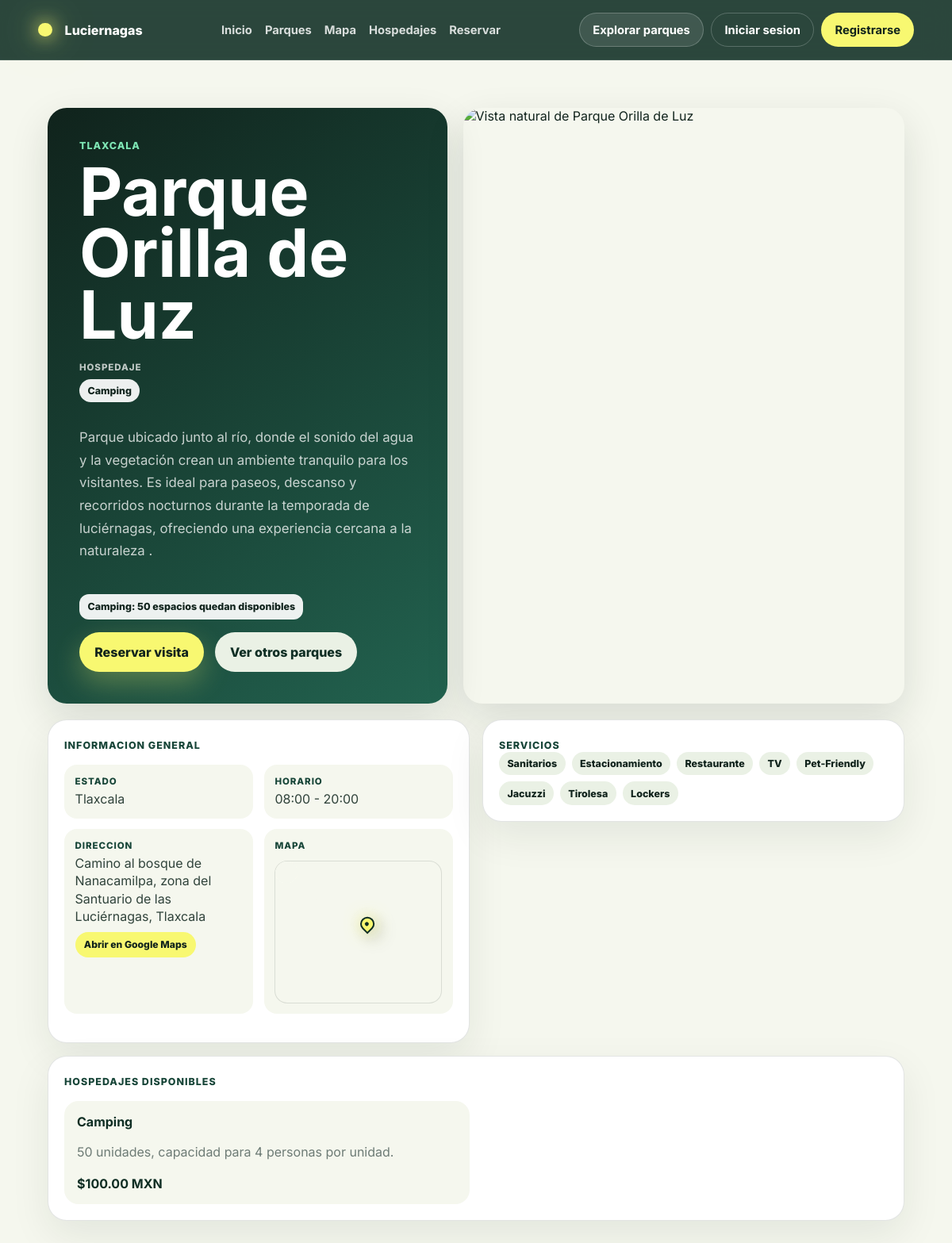
Before: /inicio/parques/1/ with the older database file.
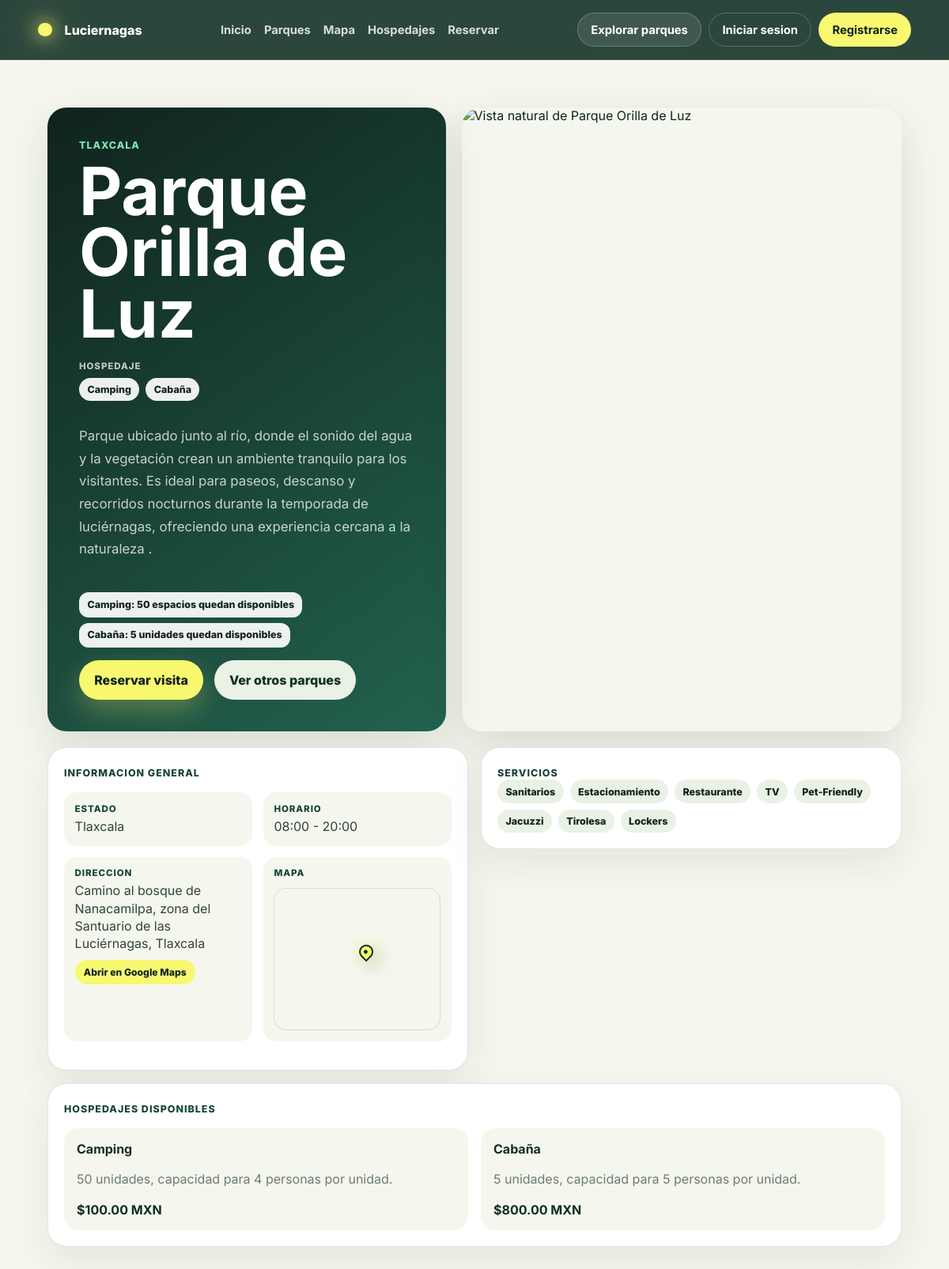
After: the same page with the newer database file.
### parques/models.py (models this page shows, shortened)
class Hospedaje(models.Model):
    class TipoHospedaje(models.TextChoices):
        CABANA = "CABANA", "Cabaña"
        CAMPING = "CAMPING", "Camping"
    parque = models.ForeignKey(
        Parque,
        on_delete=models.CASCADE,
        related_name="hospedajes"
    )
    tipo_hospedaje = models.CharField(
        max_length=20,
        choices=TipoHospedaje.choices
    )
    cantidad_unidades = models.PositiveIntegerField(
        validators=[MinValueValidator(1)]
    )
    capacidad_unidad = models.PositiveIntegerField(
        validators=[MinValueValidator(1)]
    )
    precio_por_unidad = models.DecimalField(
        max_digits=10,
        decimal_places=2
    )
    class Meta:
        constraints = [
            models.UniqueConstraint(
                fields=["parque", "tipo_hospedaje"],
                name="hospedaje_unico_por_parque_y_tipo"
            )
        ]

class Servicio(models.Model):
    nombre = models.CharField(max_length=100, unique=True)

### parques/views.py (the view)
# urls.py: path('<int:parque_id>/', views.detalle_parque, name='detalle_parque'),
def detalle_parque(request, parque_id):
    parque = get_object_or_404(
        Parque.objects.prefetch_related("servicios", "hospedajes"),
        id=parque_id,
    )
    return render(
        request,
        "detalle_parque.html",
        {
            "parque": parque,
            "imagen": obtener_imagen_parque(parque),
        },
    )

### parques/parque_cards.py (called while the page is built)
def obtener_imagen_parque(parque):
    parques_ids = Parque.objects.order_by("nombre").values_list("id", flat=True)
    for index, parque_id in enumerate(parques_ids):
        if parque_id == parque.id:
            return UNSPLASH_IMAGES[index % len(UNSPLASH_IMAGES)]
    return UNSPLASH_IMAGES[0]

### parques/templates/detalle_parque.html (shortened to what the changed rows need)
{% load static %}
<!doctype html>
<html lang="es">
<head>
    <link rel="stylesheet" href="https://unpkg.com/leaflet@1.9.4/dist/leaflet.css">
    <link rel="stylesheet" href="{% static 'css/prototipo_reservaciones.css' %}">
</head>
<body>
    <main class="park-detail-page">
        <section class="park-detail-hero">
            <div class="park-detail-copy">
                <h1>{{ parque.nombre }}</h1>
                {% if parque.hospedajes.all %}
                    <div class="park-tag-section park-title-tags">
                        <div class="service-list" aria-label="Hospedajes disponibles">
                            {% for hospedaje in parque.hospedajes.all %}
                                <span>{{ hospedaje.get_tipo_hospedaje_display }}</span>
                            {% endfor %}
                        </div>
                    </div>
                {% endif %}
                <div class="park-detail-reserve-block">
                    <div class="lodging-availability lodging-availability-hero" aria-label="Unidades disponibles de hospedaje">
                        {% for hospedaje in parque.hospedajes.all %}
                            <span>{{ hospedaje.get_tipo_hospedaje_display }}: {{ hospedaje.cantidad_unidades }} {% if hospedaje.tipo_hospedaje == "CAMPING" %}espacios{% else %}unidades{% endif %} quedan disponibles</span>
                        {% empty %}
                            <span>Sin hospedajes disponibles</span>
                        {% endfor %}
                    </div>
                </div>
            </div>
        </section>
        <section class="park-detail-grid">
            <article class="detail-panel">
                <div class="service-list detail-service-list" aria-label="Servicios disponibles">
                    {% for servicio in parque.servicios.all %}
                        <span>{{ servicio.nombre }}</span>
                    {% empty %}
                        <span>Sin servicios registrados</span>
                    {% endfor %}
                </div>
            </article>
            <article class="detail-panel detail-panel-wide">
                {% if parque.hospedajes.all %}
                    <div class="lodging-detail-list">
                        {% for hospedaje in parque.hospedajes.all %}
                            <div>
                                <strong>{{ hospedaje.get_tipo_hospedaje_display }}</strong>
                                <p>{{ hospedaje.cantidad_unidades }} unidades, capacidad para {{ hospedaje.capacidad_unidad }} personas por unidad.</p>
                                <b>${{ hospedaje.precio_por_unidad|floatformat:2 }} MXN</b>
                            </div>
                        {% endfor %}
                    </div>
                {% else %}
                    <p class="detail-muted">No hay hospedajes registrados para este parque.</p>
                {% endif %}
            </article>
        </section>
    </main>
</body>
</html>

Changed rows visible on the page:
added Hospedaje: tipo_hospedaje "Cabaña", cantidad_unidades "5", capacidad_unidad "5", precio_por_unidad "800.00"
